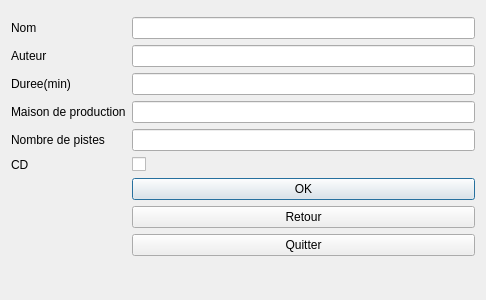
<?xml version="1.0" encoding="UTF-8"?>
<ui version="4.0">
 <class>fenetre_DVD</class>
 <widget class="QDialog" name="fenetre_DVD">
  <property name="geometry">
   <rect>
    <x>0</x>
    <y>0</y>
    <width>486</width>
    <height>300</height>
   </rect>
  </property>
  <property name="windowTitle">
   <string>CD/DVD</string>
  </property>
  <layout class="QFormLayout" name="formLayout_2">
   <item row="0" column="0">
    <layout class="QFormLayout" name="formLayout"/>
   </item>
   <item row="1" column="0">
    <widget class="QLabel" name="label">
     <property name="text">
      <string>Nom</string>
     </property>
    </widget>
   </item>
   <item row="1" column="1">
    <widget class="QLineEdit" name="nom"/>
   </item>
   <item row="3" column="0">
    <widget class="QLabel" name="label_2">
     <property name="text">
      <string>Auteur</string>
     </property>
    </widget>
   </item>
   <item row="3" column="1">
    <widget class="QLineEdit" name="auteur"/>
   </item>
   <item row="4" column="0">
    <widget class="QLabel" name="label_3">
     <property name="text">
      <string>Duree(min)</string>
     </property>
    </widget>
   </item>
   <item row="4" column="1">
    <widget class="QLineEdit" name="duree"/>
   </item>
   <item row="5" column="0">
    <widget class="QLabel" name="label_4">
     <property name="text">
      <string>Maison de production</string>
     </property>
    </widget>
   </item>
   <item row="5" column="1">
    <widget class="QLineEdit" name="maison"/>
   </item>
   <item row="7" column="0">
    <widget class="QLabel" name="label_5">
     <property name="text">
      <string>Nombre de pistes</string>
     </property>
    </widget>
   </item>
   <item row="7" column="1">
    <widget class="QLineEdit" name="nbPiste"/>
   </item>
   <item row="8" column="1">
    <widget class="QCheckBox" name="iscd">
     <property name="text">
      <string/>
     </property>
    </widget>
   </item>
   <item row="9" column="1">
    <widget class="QPushButton" name="ok">
     <property name="text">
      <string>OK</string>
     </property>
    </widget>
   </item>
   <item row="10" column="1">
    <widget class="QPushButton" name="retour">
     <property name="text">
      <string>Retour</string>
     </property>
    </widget>
   </item>
   <item row="11" column="1">
    <widget class="QPushButton" name="quitter">
     <property name="text">
      <string>Quitter</string>
     </property>
    </widget>
   </item>
   <item row="8" column="0">
    <widget class="QLabel" name="label_6">
     <property name="text">
      <string>CD</string>
     </property>
    </widget>
   </item>
  </layout>
 </widget>
 <resources/>
 <connections/>
</ui>
